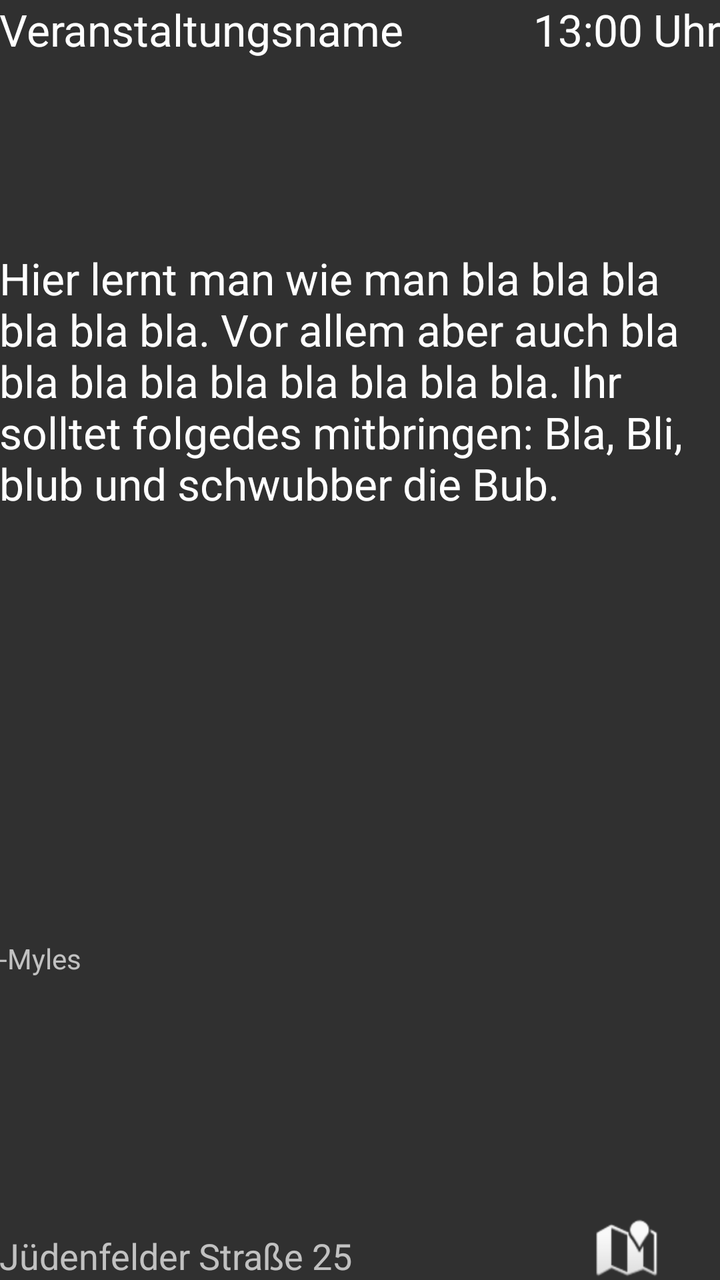
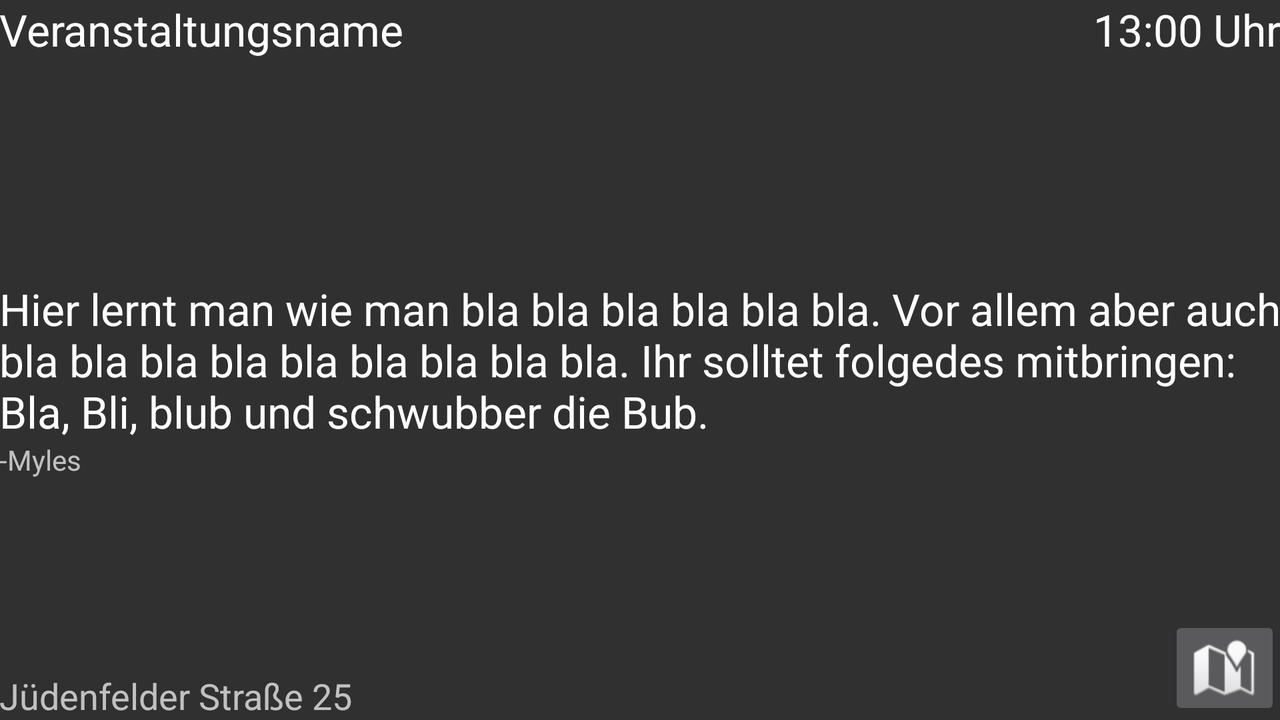

Compare how this app lays out the same screen by default and in its alternative resource folder. The renders come first, then the two layout files and the values they reference.
<!-- AndroidManifest.xml: application theme AppTheme -->
<!-- res/layout/activity_session_view.xml -->
<RelativeLayout xmlns:android="http://schemas.android.com/apk/res/android"
    xmlns:tools="http://schemas.android.com/tools" android:layout_width="match_parent"
    android:layout_height="match_parent" android:paddingLeft="@dimen/activity_horizontal_margin"
    android:paddingRight="@dimen/activity_horizontal_margin"
    android:paddingTop="@dimen/activity_vertical_margin"
    android:paddingBottom="@dimen/activity_vertical_margin"
    tools:context="com.se1.gruppe2.projecto.SessionView">

    <TextView
        android:layout_width="wrap_content"
        android:layout_height="wrap_content"
        android:textAppearance="?android:attr/textAppearanceLarge"
        android:text="Veranstaltungsname"
        android:id="@+id/name"
        android:layout_alignParentLeft="true"
        android:layout_alignParentStart="true"
        android:layout_alignParentTop="true"
        android:layout_toLeftOf="@+id/time"
        android:layout_toStartOf="@+id/time" />

    <TextView
        android:layout_width="wrap_content"
        android:layout_height="wrap_content"
        android:textAppearance="?android:attr/textAppearanceLarge"
        android:text="13:00 Uhr"
        android:id="@+id/time"
        android:layout_alignTop="@+id/name"
        android:layout_alignParentRight="true"
        android:layout_alignParentEnd="true" />

    <TextView
        android:layout_width="wrap_content"
        android:layout_height="wrap_content"
        android:textAppearance="?android:attr/textAppearanceLarge"
        android:text="Hier lernt man wie man bla bla bla bla bla bla. Vor allem aber auch bla bla bla bla bla bla bla bla bla. Ihr solltet folgedes mitbringen: Bla, Bli, blub und schwubber die Bub."
        android:id="@+id/description"
        android:layout_below="@+id/name"
        android:layout_alignParentLeft="true"
        android:layout_alignParentStart="true"
        android:layout_marginTop="95dp"
        android:layout_above="@+id/contact" />

    <TextView
        android:layout_width="wrap_content"
        android:layout_height="wrap_content"
        android:textAppearance="?android:attr/textAppearanceMedium"
        android:text="Jüdenfelder Straße 25"
        android:id="@+id/location"
        android:layout_alignParentBottom="true"
        android:layout_alignParentLeft="true"
        android:layout_alignParentStart="true" />

    <ImageButton
        android:layout_width="wrap_content"
        android:layout_height="wrap_content"
        android:id="@+id/navigation"
        android:layout_alignBottom="@+id/location"
        android:layout_alignParentRight="true"
        android:layout_alignParentEnd="true"
        android:src="@android:drawable/ic_dialog_map"
        android:layout_alignLeft="@+id/time"
        android:layout_alignStart="@+id/time"
        android:background="@android:color/transparent" />

    <TextView
        android:layout_width="wrap_content"
        android:layout_height="wrap_content"
        android:textAppearance="?android:attr/textAppearanceSmall"
        android:text="-Myles"
        android:id="@+id/contact"
        android:layout_above="@+id/location"
        android:layout_alignParentLeft="true"
        android:layout_alignParentStart="true"
        android:layout_marginBottom="127dp" />

</RelativeLayout>
<!-- resources referenced by this layout -->
<resources>
  <style name="AppTheme" parent="Base.Theme.AppCompat">
      </style>
</resources>
<!-- res/layout-land/activity_session_view.xml (the repository's variant of the layout above) -->
<!-- drawn on the phone turned sideways -->
<RelativeLayout xmlns:android="http://schemas.android.com/apk/res/android"
    xmlns:tools="http://schemas.android.com/tools" android:layout_width="match_parent"
    android:layout_height="match_parent" android:paddingLeft="@dimen/activity_horizontal_margin"
    android:paddingRight="@dimen/activity_horizontal_margin"
    android:paddingTop="@dimen/activity_vertical_margin"
    android:paddingBottom="@dimen/activity_vertical_margin"
    tools:context="com.gruppe2.Client.Activity.SessionView">

    <TextView
        android:layout_width="wrap_content"
        android:layout_height="wrap_content"
        android:textAppearance="?android:attr/textAppearanceLarge"
        android:text="Veranstaltungsname"
        android:id="@+id/name"
        android:layout_alignParentTop="true"
        android:layout_alignParentLeft="true"
        android:layout_alignParentStart="true" />

    <TextView
        android:layout_width="wrap_content"
        android:layout_height="wrap_content"
        android:textAppearance="?android:attr/textAppearanceLarge"
        android:text="13:00 Uhr"
        android:id="@+id/time"
        android:layout_alignTop="@+id/name"
        android:layout_alignRight="@+id/description"
        android:layout_alignEnd="@+id/description" />

    <TextView
        android:layout_width="wrap_content"
        android:layout_height="wrap_content"
        android:textAppearance="?android:attr/textAppearanceLarge"
        android:text="Hier lernt man wie man bla bla bla bla bla bla. Vor allem aber auch bla bla bla bla bla bla bla bla bla. Ihr solltet folgedes mitbringen: Bla, Bli, blub und schwubber die Bub."
        android:id="@+id/description"
        android:layout_centerVertical="true"
        android:layout_alignParentLeft="true"
        android:layout_alignParentStart="true" />

    <TextView
        android:layout_width="wrap_content"
        android:layout_height="wrap_content"
        android:textAppearance="?android:attr/textAppearanceMedium"
        android:text="Jüdenfelder Straße 25"
        android:id="@+id/location"
        android:layout_alignParentBottom="true"
        android:layout_alignParentLeft="true"
        android:layout_alignParentStart="true" />

    <ImageButton
        android:layout_width="wrap_content"
        android:layout_height="wrap_content"
        android:id="@+id/navigation"
        android:layout_alignBottom="@+id/location"
        android:layout_alignParentRight="true"
        android:layout_alignParentEnd="true"
        android:src="@android:drawable/ic_dialog_map" />

    <TextView
        android:layout_width="wrap_content"
        android:layout_height="wrap_content"
        android:textAppearance="?android:attr/textAppearanceSmall"
        android:text="-Myles"
        android:id="@+id/contact"
        android:layout_below="@+id/description"
        android:layout_alignParentLeft="true"
        android:layout_alignParentStart="true" />

</RelativeLayout>
